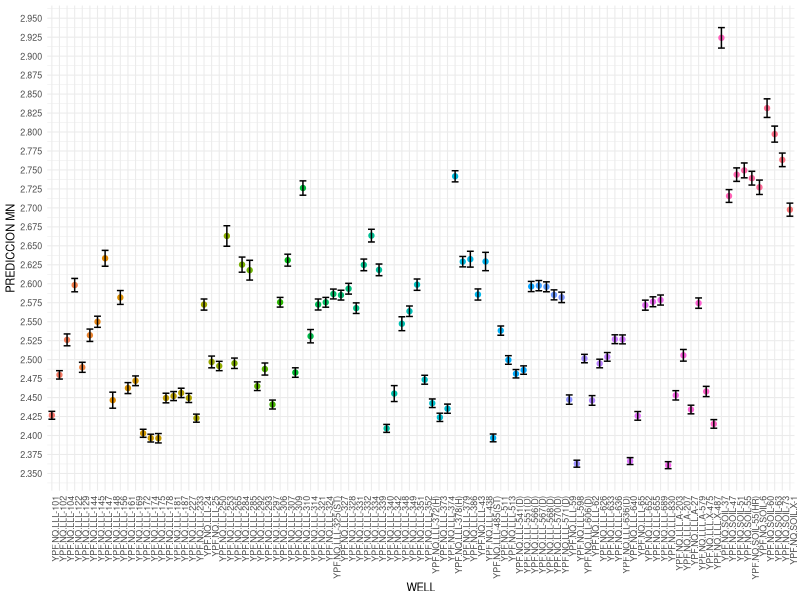

Here is the R script that generated this plot:
#grafico de dispersion para intervalos de confianza MN

WELL <- c("YPF.NQ.LLL-101",	"YPF.NQ.LLL-102",	"YPF.NQ.LLL-104",	"YPF.NQ.LLL-122",	"YPF.NQ.LLL-129",	"YPF.NQ.LLL-144",	"YPF.NQ.LLL-145",	"YPF.NQ.LLL-147",	"YPF.NQ.LLL-148",	"YPF.NQ.LLL-156",	"YPF.NQ.LLL-161",	"YPF.NQ.LLL-169",	"YPF.NQ.LLL-172",	"YPF.NQ.LLL-174",	"YPF.NQ.LLL-175",	"YPF.NQ.LLL-178",	"YPF.NQ.LLL-181",	"YPF.NQ.LLL-187",	"YPF.NQ.LLL-227",	"YPF.NQ.LLL-233",	"YPF.NQ.LLL-24",	"YPF.NQ.LLL-25",	"YPF.NQ.LLL-250",	"YPF.NQ.LLL-253",	"YPF.NQ.LLL-265",	"YPF.NQ.LLL-284",	"YPF.NQ.LLL-285",	"YPF.NQ.LLL-292",	"YPF.NQ.LLL-293",	"YPF.NQ.LLL-297",	"YPF.NQ.LLL-306",	"YPF.NQ.LLL-307",	"YPF.NQ.LLL-309",	"YPF.NQ.LLL-310",	"YPF.NQ.LLL-314",	"YPF.NQ.LLL-321",	"YPF.NQ.LLL-324",	"YPF.NQ.LLL-325(ST)",	"YPF.NQ.LLL-327",	"YPF.NQ.LLL-328",	"YPF.NQ.LLL-331",	"YPF.NQ.LLL-332",	"YPF.NQ.LLL-334",	"YPF.NQ.LLL-339",	"YPF.NQ.LLL-340",	"YPF.NQ.LLL-342",	"YPF.NQ.LLL-348",	"YPF.NQ.LLL-349",	"YPF.NQ.LLL-351",	"YPF.NQ.LLL-352",	"YPF.NQ.LLL-372(H)",	"YPF.NQ.LLL-373",	"YPF.NQ.LLL-374",	"YPF.NQ.LLL-378(H)",	"YPF.NQ.LLL-379",	"YPF.NQ.LLL-386",	"YPF.NQ.LLL-43",	"YPF.NQ.LLL-438",	"YPF.NQ.LLL-485(ST)",	"YPF.NQ.LLL-511",	"YPF.NQ.LLL-513",	"YPF.NQ.LLL-541(D)",	"YPF.NQ.LLL-551(D)",	"YPF.NQ.LLL-566(D)",	"YPF.NQ.LLL-567(D)",	"YPF.NQ.LLL-568(D)",	"YPF.NQ.LLL-570(D)",	"YPF.NQ.LLL-571(D)",	"YPF.NQ.LLL-59",	"YPF.NQ.LLL-598",	"YPF.NQ.LLL-606(D)",	"YPF.NQ.LLL-62",	"YPF.NQ.LLL-626",	"YPF.NQ.LLL-633",	"YPF.NQ.LLL-636",	"YPF.NQ.LLL-636(D)",	"YPF.NQ.LLL-640",	"YPF.NQ.LLL-65",	"YPF.NQ.LLL-652",	"YPF.NQ.LLL-655",	"YPF.NQ.LLL-689",	"YPF.NQ.LLL-830",	"YPF.NQ.LLL.A-203",	"YPF.NQ.LLL.A-207",	"YPF.NQ.LLL.A-27",	"YPF.NQ.LLL.A-579",	"YPF.NQ.LLL.X-475",	"YPF.NQ.LLL.X-487",	"YPF.NQ.SOIL-37",	"YPF.NQ.SOIL-47",	"YPF.NQ.SOIL-51",	"YPF.NQ.SOIL-55",	"YPF.NQ.SOIL-55(HR)",	"YPF.NQ.SOIL-6",	"YPF.NQ.SOIL-60",	"YPF.NQ.SOIL-63",	"YPF.NQ.SOIL-73",	"YPF.NQ.SOIL.X-1"
)

ISUP <- c(2.431857767,	2.485474764,	2.533880899,	2.607007973,	2.496487967,	2.54030086,	2.557244446,	2.644006978,	2.457116357,	2.591074667,	2.469729576,	2.478548667,	2.408223408,	2.401749294,	2.402616934,	2.455724872,	2.457914384,	2.462308765,	2.455475583,	2.428150229,	2.579906688,	2.504730657,	2.497732448,	2.67645097,	2.502050668,	2.635160705,	2.6309254,	2.470695728,	2.495592247,	2.446709972,	2.582034583,	2.638941176,	2.489239602,	2.735623466,	2.539685215,	2.579943111,	2.582039323,	2.593035228,	2.591464694,	2.600577659,	2.574830758,	2.632534913,	2.67184722,	2.625997149,	2.414646278,	2.46576632,	2.556495562,	2.570659292,	2.606304498,	2.479397101,	2.448165823,	2.429378944,	2.441393009,	2.748962766,	2.635941969,	2.64282822,	2.593201915,	2.64142582,	2.40194196,	2.544355284,	2.505219647,	2.486936099,	2.491793662,	2.603104357,	2.604227282,	2.602540292,	2.591936645,	2.58897341,	2.453465414,	2.367461597,	2.506978835,	2.452608006,	2.500545488,	2.509331138,	2.532708539,	2.53257095,	2.370838467,	2.431605133,	2.57841767,	2.582817081,	2.58519753,	2.365539649,	2.459126145,	2.513391146,	2.439935858,	2.581338809,	2.464775416,	2.420927202,	2.937631348,	2.724097606,	2.752702112,	2.759197116,	2.748212826,	2.736637537,	2.843721624,	2.807791891,	2.772256475,	2.706277178
)

IINF <- c(2.421451173,	2.474407211,	2.518209548,	2.589411605,	2.483264342,	2.523981859,	2.542556694,	2.623100499,	2.436007186,	2.572789146,	2.455282606,	2.465735671,	2.397635487,	2.391422202,	2.390221717,	2.443069916,	2.446055166,	2.44999599,	2.443507995,	2.41755779,	2.565289906,	2.489187965,	2.485481726,	2.649462522,	2.488375633,	2.61526485,	2.604871362,	2.459279753,	2.479630349,	2.434906826,	2.56922873,	2.623208556,	2.476786707,	2.716718307,	2.522070667,	2.565427551,	2.56909354,	2.579985294,	2.578555885,	2.586367351,	2.560854064,	2.617200728,	2.655075539,	2.610633093,	2.404134629,	2.444771461,	2.538192968,	2.556875883,	2.59135289,	2.467601554,	2.436885002,	2.418476222,	2.429314162,	2.734297714,	2.622281037,	2.621948396,	2.57848183,	2.617226871,	2.391696231,	2.532163247,	2.493880546,	2.475861634,	2.480709554,	2.589675855,	2.590755749,	2.589435799,	2.578784454,	2.575219066,	2.441171573,	2.358247208,	2.495875384,	2.439827725,	2.489209066,	2.497920791,	2.521081217,	2.520806631,	2.361720486,	2.420192079,	2.565186755,	2.569762877,	2.571905838,	2.356298929,	2.446795368,	2.498039162,	2.428565812,	2.567657626,	2.451280834,	2.409602897,	2.910667963,	2.7072054,	2.734956735,	2.739614952,	2.730046966,	2.71766127,	2.81920685,	2.78664947,	2.754382546,	2.689014537
)

n_raya <- c(2.42665447,	2.479940988,	2.526045224,	2.598209789,	2.489876155,	2.532141359,	2.54990057,	2.633553738,	2.446561771,	2.581931906,	2.462506091,	2.472142169,	2.402929448,	2.396585748,	2.396419325,	2.449397394,	2.451984775,	2.456152377,	2.449491789,	2.42285401,	2.572598297,	2.496959311,	2.491607087,	2.662956746,	2.495213151,	2.625212777,	2.617898381,	2.464987741,	2.487611298,	2.440808399,	2.575631657,	2.631074866,	2.483013155,	2.726170886,	2.530877941,	2.572685331,	2.575566431,	2.586510261,	2.585010289,	2.593472505,	2.567842411,	2.62486782,	2.663461379,	2.618315121,	2.409390453,	2.45526889,	2.547344265,	2.563767587,	2.598828694,	2.473499328,	2.442525413,	2.423927583,	2.435353585,	2.74163024,	2.629111503,	2.632388308,	2.585841873,	2.629326346,	2.396819095,	2.538259266,	2.499550097,	2.481398867,	2.486251608,	2.596390106,	2.597491515,	2.595988045,	2.58536055,	2.582096238,	2.447318494,	2.362854402,	2.501427109,	2.446217865,	2.494877277,	2.503625964,	2.526894878,	2.526688791,	2.366279477,	2.425898606,	2.571802213,	2.576289979,	2.578551684,	2.360919289,	2.452960756,	2.505715154,	2.434250835,	2.574498217,	2.458028125,	2.415265049,	2.924149655,	2.715651503,	2.743829423,	2.749406034,	2.739129896,	2.727149404,	2.831464237,	2.797220681,	2.763319511,	2.697645857
)


intervalos <- data.frame(WELL,ISUP,IINF,n_raya)


library(ggplot2)
p1 <- ggplot(intervalos, aes(x=WELL, y=n_raya)) + theme_minimal(base_size = 8)
p1 <- p1 + geom_point(aes(color=WELL),show.legend = FALSE) + geom_errorbar(aes(ymax=ISUP, ymin=IINF))
p1 <- p1 + theme(axis.text.x = element_text(angle = 90, hjust = 1))
p1 <- p1 + xlab("WELL") + ylab("PREDICCION MN")
p1 <- p1 + scale_y_continuous(breaks = seq(2.35, 2.95, by = 0.025))
p1
